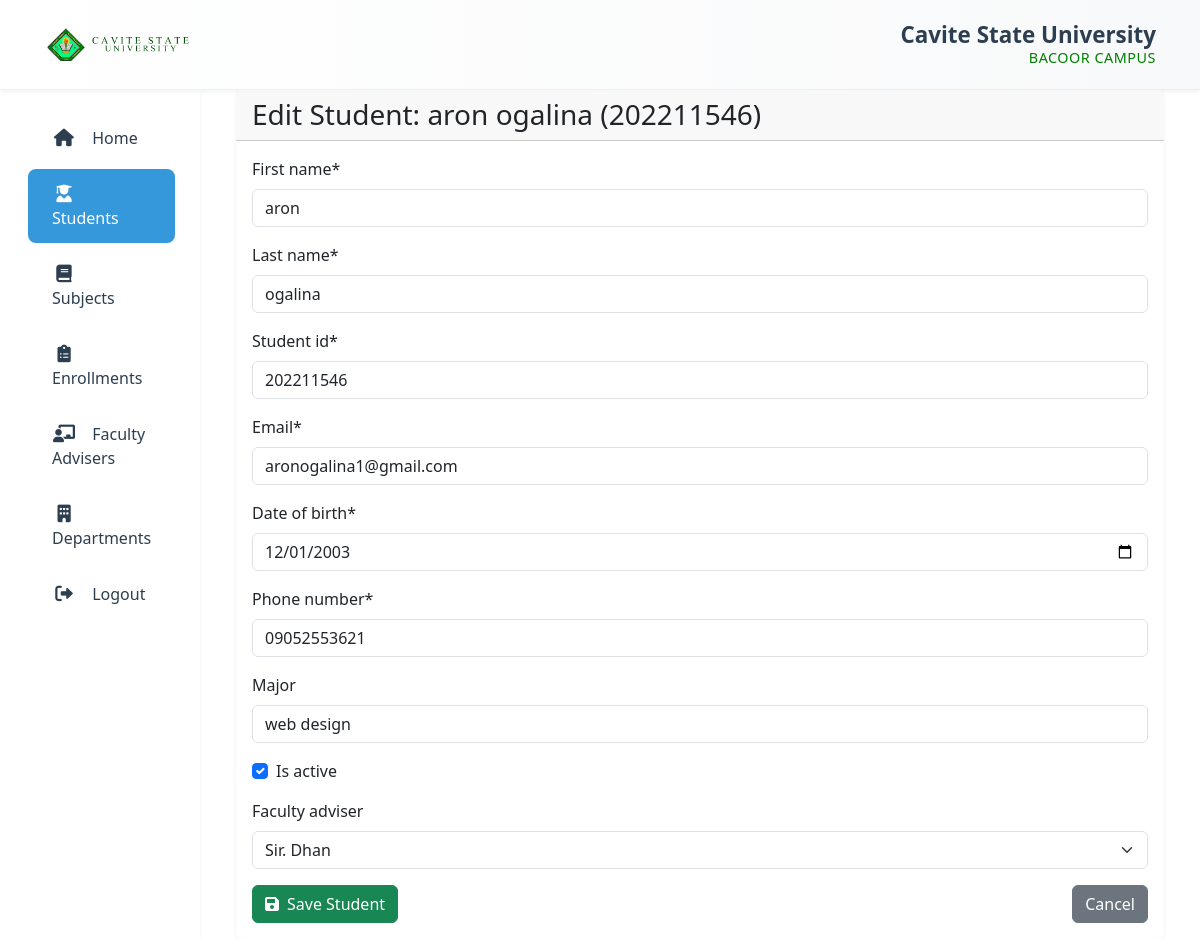
The page /students/1/edit/ (signed in) on the database its author committed.
### main/models.py (models this page shows)
class Student(models.Model):
    GENDER_CHOICES = [
        ('M', 'Male'),
        ('F', 'Female'),
        ('O', 'Other'),
    ]
    student_id = models.CharField(max_length=20, unique=True)
    first_name = models.CharField(max_length=100)
    last_name = models.CharField(max_length=100)
    email = models.EmailField(unique=True)
    date_of_birth = models.DateField()
    gender = models.CharField(max_length=1, choices=GENDER_CHOICES)
    address = models.TextField()
    phone_number = models.CharField(max_length=20)
    major = models.CharField(max_length=100, blank=True, null=True)
    department = models.ForeignKey(
        'Department',
        on_delete=models.SET_NULL,
        null=True,
        blank=True,
        related_name='students'
    )
    created_at = models.DateTimeField(auto_now_add=True)
    updated_at = models.DateTimeField(auto_now=True)
    enrollment_date = models.DateField(auto_now_add=True)
    is_active = models.BooleanField(default=True)
    faculty_adviser = models.ForeignKey(
        FacultyAdviser,
        on_delete=models.SET_NULL,
        null=True,
        blank=True,
        related_name='advised_students'
    )
    def __str__(self):
        return f"{self.first_name} {self.last_name} ({self.student_id})"
    class Meta:
        ordering = ['last_name', 'first_name']

### main/views.py (the view)
# urls.py: path('students/<int:pk>/edit/', views.student_update, name='student_update'),
@login_required
def student_update(request, pk):
    student = get_object_or_404(Student, pk=pk)
    if request.method == 'POST':
        form = StudentForm(request.POST, instance=student)
        if form.is_valid():
            form.save()
            messages.success(request, 'Student updated successfully!')
            return redirect('main:student_detail', pk=pk)
    else:
        form = StudentForm(instance=student)
    return render(request, 'main/student_form.html', {
        'title': f'Edit Student: {student}',
        'form': form
    })

### main/forms.py
class StudentForm(forms.ModelForm):
    class Meta:
        model = Student
        fields = ['first_name', 'last_name', 'student_id', 'email', 'date_of_birth', 'phone_number', 'major', 'is_active', 'faculty_adviser']
        widgets = {
            'date_of_birth': forms.DateInput(attrs={'type': 'date'}),
        }

### main/models.py (called while the page is built)
    def __str__(self):
        return self.name

### templates/main/student_form.html (shortened to what this page needs)
{% extends 'base.html' %}
{% load crispy_forms_tags %}
{% block content %}
<div class="container-fluid">
    <div class="card">
        <div class="card-header">
            <h3 class="card-title mb-0">{{ title }}</h3>
        </div>
        <div class="card-body">
            <form method="post">
                {{ form|crispy }}
                <div class="d-flex justify-content-between">
                    <button type="submit" class="btn btn-success"><i class="fas fa-save me-2"></i>Save Student</button>
                    <a href="{% url 'main:student_list' %}" class="btn btn-secondary">Cancel</a>
                </div>
            </form>
        </div>
    </div>
</div>
{% endblock %}

### static/css/style.css (style rules this page uses)
body { min-height: 100vh; display: flex; flex-direction: column; }

### templates/base.html (style rules this page uses)
:root { --primary-color: #2c3e50; --secondary-color: #3498db; --background-light: #f8f9fa; --text-dark: #2c3e50; --shadow-sm: 0 2px 4px rgba(0,0,0,0.05); --shadow-md: 0 4px 6px rgba(0,0,0,0.1); --transition-speed: 0.3s; }
body { font-family: 'Segoe UI', system-ui, -apple-system, sans-serif; color: var(--text-dark); }
.card { border: none; box-shadow: var(--shadow-sm); transition: transform var(--transition-speed) ease; }

### rows shown on the page
Student: first_name "aron", last_name "ogalina", student_id "202211546", email "aronogalina1@gmail.com", date_of_birth "12/01/2003", phone_number "09052553621", major "web design", is_active "☑", faculty_adviser "Sir. Dhan"

### other values the page prints
{{ title }} "Edit Student: aron ogalina (202211546)"
